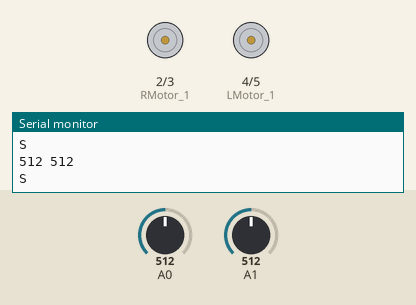
This sketch was run on a simulated Arduino Uno, built with avr-gcc and run on an emulated ATmega328P. Shown: motor-driver pin pairs drawn as motors (green arrow = first pin HIGH = forward, orange = second pin HIGH = backward, longer = more drive, scaled by the enable pin), the last lines printed to the serial monitor. The test bench sets the inputs (shaded band); at power-on: A0 = 512, A1 = 512.

Above: at 1.8 s.
1.9 s: A0 set to 493
At 2.5 s:
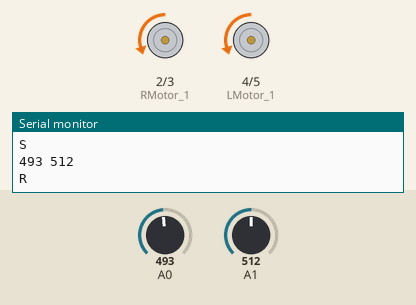
3.5 s: A1 set to 485
At 5.2 s:
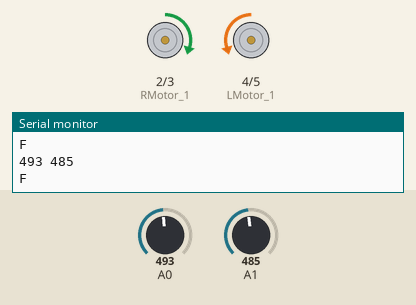
5.5 s: A0 set to 510
At 6.9 s:
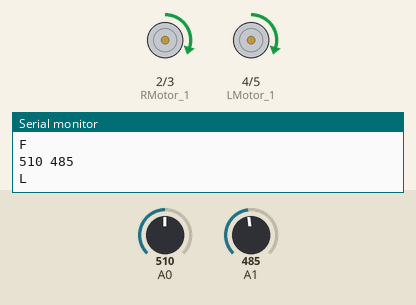
7.5 s: A0 set to 490
At 8.4 s:
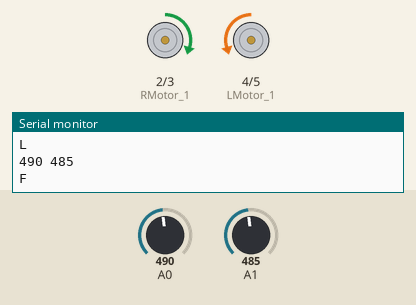
9.5 s: A0 set to 511
At 11.2 s:
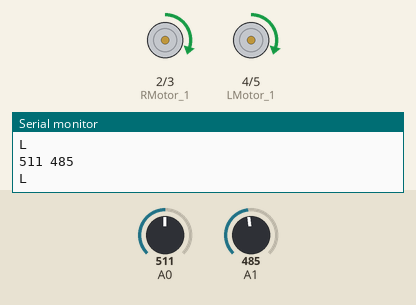
Timing chart, 0 to 12.5 s (numbered marks = the images above; inputs shaded):
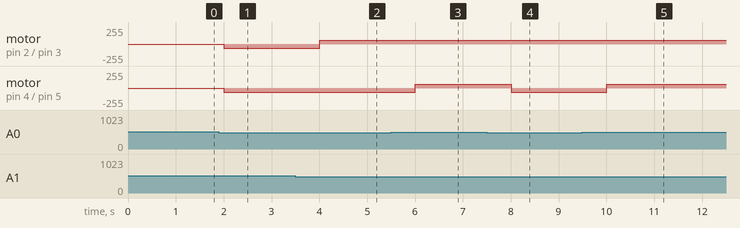

The sketch:

4wd.ino
```cpp
int RMotor_1 = 2;
int RMotor_2 = 3;
int LMotor_1 = 4;
int LMotor_2 = 5;
int REnable = 10;
int LEnable = 11;
int motor_speed = 60;
const int ldr_thresh = 500;

void setup() {

  Serial.begin(9600);
  Serial.println("GPIO test!");
  pinMode(RMotor_1, OUTPUT);
  pinMode(RMotor_2, OUTPUT);
  pinMode(LMotor_1, OUTPUT);
  pinMode(LMotor_2, OUTPUT);
  pinMode(REnable, OUTPUT);
  pinMode(LEnable, OUTPUT);
  analogWrite(10, motor_speed);
  analogWrite(11, motor_speed);

}

void loop() {

  int ldrright = analogRead(A1);
  int ldrleft = analogRead(A0);
  Serial.print(ldrleft);
  Serial.print(" ");
  Serial.println(ldrright);

  if (ldrright <= ldr_thresh && ldrleft <= ldr_thresh) {
    Serial.println("F");
    move_forward();
  }

  if (ldrright > ldr_thresh && ldrleft <= ldr_thresh) {
    Serial.println("R");
    turn_right();
  }

  if (ldrright <= ldr_thresh && ldrleft > ldr_thresh) {
    Serial.println("L");
    turn_left();
  }

  if (ldrright > ldr_thresh && ldrleft > ldr_thresh) {
    Serial.println("S");
    move_stop();
  }

  delay(1000);

}

void move_forward() {
  digitalWrite(RMotor_1, HIGH);
  digitalWrite(RMotor_2, LOW);
  digitalWrite(LMotor_1, LOW);
  digitalWrite(LMotor_2, HIGH);
}

//NOT USING BACKWARD

void move_backward() {
  digitalWrite(RMotor_1, HIGH);
  digitalWrite(RMotor_2, LOW);
  digitalWrite(LMotor_1, LOW);
  digitalWrite(LMotor_2, HIGH);
}

void turn_right() {
  digitalWrite(RMotor_1, LOW);
  digitalWrite(RMotor_2, HIGH);
  digitalWrite(LMotor_1, LOW);
  digitalWrite(LMotor_2, HIGH);
}

void turn_left() {
  digitalWrite(RMotor_1, HIGH);
  digitalWrite(RMotor_2, LOW);
  digitalWrite(LMotor_1, HIGH);
  digitalWrite(LMotor_2, LOW);
}

void move_stop() {
  digitalWrite(RMotor_1, LOW);
  digitalWrite(RMotor_2, LOW);
  digitalWrite(LMotor_1, LOW);
  digitalWrite(LMotor_2, LOW);
}
```

Measured:
- the behaviour switches between 501 and 500 on A0 (found by bisection; images 0 and 1)
- the behaviour switches between 501 and 500 on A1 (found by bisection; images 1 and 2)
- after the input at 1.9 s, motor on pin 2 (RMotor_1) / pin 3 (RMotor_2), motor on pin 4 (LMotor_1) / pin 5 (LMotor_2): stopped → backward 60/255 after 0.10 s
- after the input at 3.5 s, motor on pin 2 (RMotor_1) / pin 3 (RMotor_2): backward 60/255 → forward 60/255 after 0.50 s
- after the input at 5.5 s, motor on pin 4 (LMotor_1) / pin 5 (LMotor_2): backward 60/255 → forward 60/255 after 0.50 s
- after the input at 7.5 s, motor on pin 4 (LMotor_1) / pin 5 (LMotor_2): forward 60/255 → backward 60/255 after 0.51 s
- after the input at 9.5 s, motor on pin 4 (LMotor_1) / pin 5 (LMotor_2): backward 60/255 → forward 60/255 after 0.51 s
